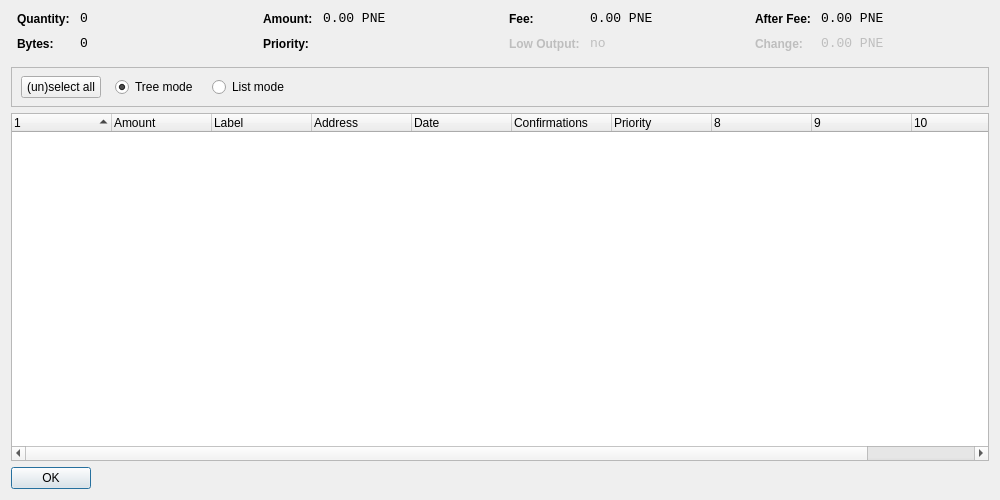
<?xml version="1.0" encoding="UTF-8"?>
<ui version="4.0">
 <class>CoinControlDialog</class>
 <widget class="QDialog" name="CoinControlDialog">
  <property name="geometry">
   <rect>
    <x>0</x>
    <y>0</y>
    <width>1000</width>
    <height>500</height>
   </rect>
  </property>
  <property name="windowTitle">
   <string>Coin Control</string>
  </property>
  <layout class="QVBoxLayout" name="verticalLayout">
   <item>
    <layout class="QHBoxLayout" name="horizontalLayoutTop" stretch="0,0,0,0">
     <property name="topMargin">
      <number>0</number>
     </property>
     <property name="bottomMargin">
      <number>10</number>
     </property>
     <item>
      <layout class="QFormLayout" name="formLayoutCoinControl1">
       <property name="horizontalSpacing">
        <number>10</number>
       </property>
       <property name="verticalSpacing">
        <number>10</number>
       </property>
       <property name="leftMargin">
        <number>6</number>
       </property>
       <property name="rightMargin">
        <number>6</number>
       </property>
       <item row="0" column="0">
        <widget class="QLabel" name="labelCoinControlQuantityText">
         <property name="styleSheet">
          <string notr="true">font-weight:bold;</string>
         </property>
         <property name="text">
          <string>Quantity:</string>
         </property>
        </widget>
       </item>
       <item row="0" column="1">
        <widget class="QLabel" name="labelCoinControlQuantity">
         <property name="font">
          <font>
           <family>Monospace</family>
           <pointsize>10</pointsize>
          </font>
         </property>
         <property name="cursor">
          <cursorShape>IBeamCursor</cursorShape>
         </property>
         <property name="contextMenuPolicy">
          <enum>Qt::ActionsContextMenu</enum>
         </property>
         <property name="text">
          <string notr="true">0</string>
         </property>
         <property name="textInteractionFlags">
          <set>Qt::LinksAccessibleByMouse|Qt::TextSelectableByKeyboard|Qt::TextSelectableByMouse</set>
         </property>
        </widget>
       </item>
       <item row="1" column="0">
        <widget class="QLabel" name="labelCoinControlBytesText">
         <property name="styleSheet">
          <string notr="true">font-weight:bold;</string>
         </property>
         <property name="text">
          <string>Bytes:</string>
         </property>
        </widget>
       </item>
       <item row="1" column="1">
        <widget class="QLabel" name="labelCoinControlBytes">
         <property name="font">
          <font>
           <family>Monospace</family>
           <pointsize>10</pointsize>
          </font>
         </property>
         <property name="cursor">
          <cursorShape>IBeamCursor</cursorShape>
         </property>
         <property name="contextMenuPolicy">
          <enum>Qt::ActionsContextMenu</enum>
         </property>
         <property name="text">
          <string notr="true">0</string>
         </property>
         <property name="textInteractionFlags">
          <set>Qt::LinksAccessibleByMouse|Qt::TextSelectableByKeyboard|Qt::TextSelectableByMouse</set>
         </property>
        </widget>
       </item>
      </layout>
     </item>
     <item>
      <layout class="QFormLayout" name="formLayoutCoinControl2">
       <property name="horizontalSpacing">
        <number>10</number>
       </property>
       <property name="verticalSpacing">
        <number>10</number>
       </property>
       <property name="leftMargin">
        <number>6</number>
       </property>
       <property name="rightMargin">
        <number>6</number>
       </property>
       <item row="0" column="0">
        <widget class="QLabel" name="labelCoinControlAmountText">
         <property name="styleSheet">
          <string notr="true">font-weight:bold;</string>
         </property>
         <property name="text">
          <string>Amount:</string>
         </property>
        </widget>
       </item>
       <item row="0" column="1">
        <widget class="QLabel" name="labelCoinControlAmount">
         <property name="font">
          <font>
           <family>Monospace</family>
           <pointsize>10</pointsize>
          </font>
         </property>
         <property name="cursor">
          <cursorShape>IBeamCursor</cursorShape>
         </property>
         <property name="contextMenuPolicy">
          <enum>Qt::ActionsContextMenu</enum>
         </property>
         <property name="text">
          <string notr="true">0.00 PNE</string>
         </property>
         <property name="textInteractionFlags">
          <set>Qt::LinksAccessibleByMouse|Qt::TextSelectableByKeyboard|Qt::TextSelectableByMouse</set>
         </property>
        </widget>
       </item>
       <item row="1" column="0">
        <widget class="QLabel" name="labelCoinControlPriorityText">
         <property name="styleSheet">
          <string notr="true">font-weight:bold;</string>
         </property>
         <property name="text">
          <string>Priority:</string>
         </property>
        </widget>
       </item>
       <item row="1" column="1">
        <widget class="QLabel" name="labelCoinControlPriority">
         <property name="font">
          <font>
           <family>Monospace</family>
           <pointsize>10</pointsize>
          </font>
         </property>
         <property name="cursor">
          <cursorShape>IBeamCursor</cursorShape>
         </property>
         <property name="contextMenuPolicy">
          <enum>Qt::ActionsContextMenu</enum>
         </property>
         <property name="text">
          <string/>
         </property>
         <property name="textInteractionFlags">
          <set>Qt::LinksAccessibleByMouse|Qt::TextSelectableByKeyboard|Qt::TextSelectableByMouse</set>
         </property>
        </widget>
       </item>
      </layout>
     </item>
     <item>
      <layout class="QFormLayout" name="formLayoutCoinControl3">
       <property name="horizontalSpacing">
        <number>10</number>
       </property>
       <property name="verticalSpacing">
        <number>10</number>
       </property>
       <property name="leftMargin">
        <number>6</number>
       </property>
       <property name="rightMargin">
        <number>6</number>
       </property>
       <item row="0" column="0">
        <widget class="QLabel" name="labelCoinControlFeeText">
         <property name="styleSheet">
          <string notr="true">font-weight:bold;</string>
         </property>
         <property name="text">
          <string>Fee:</string>
         </property>
        </widget>
       </item>
       <item row="0" column="1">
        <widget class="QLabel" name="labelCoinControlFee">
         <property name="font">
          <font>
           <family>Monospace</family>
           <pointsize>10</pointsize>
          </font>
         </property>
         <property name="cursor">
          <cursorShape>IBeamCursor</cursorShape>
         </property>
         <property name="contextMenuPolicy">
          <enum>Qt::ActionsContextMenu</enum>
         </property>
         <property name="text">
          <string notr="true">0.00 PNE</string>
         </property>
         <property name="textInteractionFlags">
          <set>Qt::LinksAccessibleByMouse|Qt::TextSelectableByKeyboard|Qt::TextSelectableByMouse</set>
         </property>
        </widget>
       </item>
       <item row="1" column="0">
        <widget class="QLabel" name="labelCoinControlLowOutputText">
         <property name="enabled">
          <bool>false</bool>
         </property>
         <property name="styleSheet">
          <string notr="true">font-weight:bold;</string>
         </property>
         <property name="text">
          <string>Low Output:</string>
         </property>
        </widget>
       </item>
       <item row="1" column="1">
        <widget class="QLabel" name="labelCoinControlLowOutput">
         <property name="enabled">
          <bool>false</bool>
         </property>
         <property name="font">
          <font>
           <family>Monospace</family>
           <pointsize>10</pointsize>
          </font>
         </property>
         <property name="cursor">
          <cursorShape>IBeamCursor</cursorShape>
         </property>
         <property name="contextMenuPolicy">
          <enum>Qt::ActionsContextMenu</enum>
         </property>
         <property name="text">
          <string notr="true">no</string>
         </property>
         <property name="textInteractionFlags">
          <set>Qt::LinksAccessibleByMouse|Qt::TextSelectableByKeyboard|Qt::TextSelectableByMouse</set>
         </property>
        </widget>
       </item>
      </layout>
     </item>
     <item>
      <layout class="QFormLayout" name="formLayoutCoinControl4">
       <property name="horizontalSpacing">
        <number>10</number>
       </property>
       <property name="verticalSpacing">
        <number>10</number>
       </property>
       <property name="leftMargin">
        <number>6</number>
       </property>
       <property name="rightMargin">
        <number>6</number>
       </property>
       <item row="0" column="0">
        <widget class="QLabel" name="labelCoinControlAfterFeeText">
         <property name="styleSheet">
          <string notr="true">font-weight:bold;</string>
         </property>
         <property name="text">
          <string>After Fee:</string>
         </property>
        </widget>
       </item>
       <item row="0" column="1">
        <widget class="QLabel" name="labelCoinControlAfterFee">
         <property name="font">
          <font>
           <family>Monospace</family>
           <pointsize>10</pointsize>
          </font>
         </property>
         <property name="cursor">
          <cursorShape>IBeamCursor</cursorShape>
         </property>
         <property name="contextMenuPolicy">
          <enum>Qt::ActionsContextMenu</enum>
         </property>
         <property name="text">
          <string notr="true">0.00 PNE</string>
         </property>
         <property name="textInteractionFlags">
          <set>Qt::LinksAccessibleByMouse|Qt::TextSelectableByKeyboard|Qt::TextSelectableByMouse</set>
         </property>
        </widget>
       </item>
       <item row="1" column="0">
        <widget class="QLabel" name="labelCoinControlChangeText">
         <property name="enabled">
          <bool>false</bool>
         </property>
         <property name="styleSheet">
          <string notr="true">font-weight:bold;</string>
         </property>
         <property name="text">
          <string>Change:</string>
         </property>
        </widget>
       </item>
       <item row="1" column="1">
        <widget class="QLabel" name="labelCoinControlChange">
         <property name="enabled">
          <bool>false</bool>
         </property>
         <property name="font">
          <font>
           <family>Monospace</family>
           <pointsize>10</pointsize>
          </font>
         </property>
         <property name="cursor">
          <cursorShape>IBeamCursor</cursorShape>
         </property>
         <property name="contextMenuPolicy">
          <enum>Qt::ActionsContextMenu</enum>
         </property>
         <property name="text">
          <string notr="true">0.00 PNE</string>
         </property>
         <property name="textInteractionFlags">
          <set>Qt::LinksAccessibleByMouse|Qt::TextSelectableByKeyboard|Qt::TextSelectableByMouse</set>
         </property>
        </widget>
       </item>
      </layout>
     </item>
    </layout>
   </item>
   <item>
    <widget class="QFrame" name="frame">
     <property name="minimumSize">
      <size>
       <width>0</width>
       <height>40</height>
      </size>
     </property>
     <property name="frameShape">
      <enum>QFrame::StyledPanel</enum>
     </property>
     <property name="frameShadow">
      <enum>QFrame::Sunken</enum>
     </property>
     <widget class="QWidget" name="horizontalLayoutWidget">
      <property name="geometry">
       <rect>
        <x>10</x>
        <y>0</y>
        <width>781</width>
        <height>41</height>
       </rect>
      </property>
      <layout class="QHBoxLayout" name="horizontalLayoutPanel" stretch="0,0,0,0,0">
       <property name="spacing">
        <number>14</number>
       </property>
       <item>
        <widget class="QPushButton" name="pushButtonSelectAll">
         <property name="sizePolicy">
          <sizepolicy hsizetype="Maximum" vsizetype="Fixed">
           <horstretch>0</horstretch>
           <verstretch>0</verstretch>
          </sizepolicy>
         </property>
         <property name="text">
          <string>(un)select all</string>
         </property>
        </widget>
       </item>
       <item>
        <widget class="QRadioButton" name="radioTreeMode">
         <property name="sizePolicy">
          <sizepolicy hsizetype="Maximum" vsizetype="Fixed">
           <horstretch>0</horstretch>
           <verstretch>0</verstretch>
          </sizepolicy>
         </property>
         <property name="text">
          <string>Tree mode</string>
         </property>
         <property name="checked">
          <bool>true</bool>
         </property>
        </widget>
       </item>
       <item>
        <widget class="QRadioButton" name="radioListMode">
         <property name="sizePolicy">
          <sizepolicy hsizetype="Maximum" vsizetype="Fixed">
           <horstretch>0</horstretch>
           <verstretch>0</verstretch>
          </sizepolicy>
         </property>
         <property name="text">
          <string>List mode</string>
         </property>
        </widget>
       </item>
       <item>
        <spacer name="horizontalSpacer">
         <property name="orientation">
          <enum>Qt::Horizontal</enum>
         </property>
         <property name="sizeHint" stdset="0">
          <size>
           <width>40</width>
           <height>20</height>
          </size>
         </property>
        </spacer>
       </item>
      </layout>
     </widget>
    </widget>
   </item>
   <item>
    <widget class="CoinControlTreeWidget" name="treeWidget">
     <property name="contextMenuPolicy">
      <enum>Qt::CustomContextMenu</enum>
     </property>
     <property name="sortingEnabled">
      <bool>false</bool>
     </property>
     <property name="columnCount">
      <number>11</number>
     </property>
     <attribute name="headerShowSortIndicator" stdset="0">
      <bool>true</bool>
     </attribute>
     <attribute name="headerStretchLastSection">
      <bool>false</bool>
     </attribute>
     <column>
      <property name="text">
       <string/>
      </property>
     </column>
     <column>
      <property name="text">
       <string>Amount</string>
      </property>
     </column>
     <column>
      <property name="text">
       <string>Label</string>
      </property>
     </column>
     <column>
      <property name="text">
       <string>Address</string>
      </property>
     </column>
     <column>
      <property name="text">
       <string>Date</string>
      </property>
     </column>
     <column>
      <property name="text">
       <string>Confirmations</string>
      </property>
      <property name="toolTip">
       <string>Confirmed</string>
      </property>
     </column>
     <column>
      <property name="text">
       <string>Priority</string>
      </property>
     </column>
     <column>
      <property name="text">
       <string/>
      </property>
     </column>
     <column>
      <property name="text">
       <string/>
      </property>
     </column>
     <column>
      <property name="text">
       <string/>
      </property>
     </column>
     <column>
      <property name="text">
       <string/>
      </property>
     </column>
    </widget>
   </item>
   <item>
    <widget class="QDialogButtonBox" name="buttonBox">
     <property name="sizePolicy">
      <sizepolicy hsizetype="Maximum" vsizetype="Fixed">
       <horstretch>0</horstretch>
       <verstretch>0</verstretch>
      </sizepolicy>
     </property>
     <property name="orientation">
      <enum>Qt::Horizontal</enum>
     </property>
     <property name="standardButtons">
      <set>QDialogButtonBox::Ok</set>
     </property>
    </widget>
   </item>
  </layout>
 </widget>
 <customwidgets>
  <customwidget>
   <class>CoinControlTreeWidget</class>
   <extends>QTreeWidget</extends>
   <header>coincontroltreewidget.h</header>
  </customwidget>
 </customwidgets>
 <resources/>
 <connections/>
</ui>
